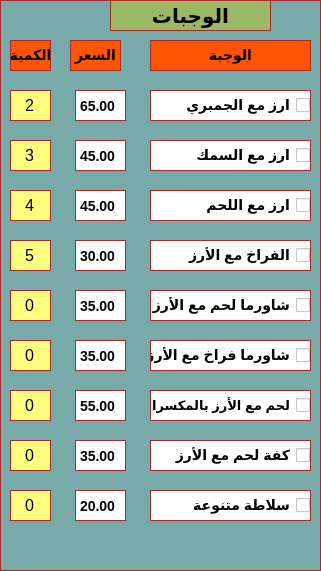
          <widget class="QGroupBox" name="groupBox">
           <property name="geometry">
            <rect>
             <x>873</x>
             <y>100</y>
             <width>321</width>
             <height>571</height>
            </rect>
           </property>
           <property name="font">
            <font>
             <family>DecoType Naskh</family>
             <pointsize>18</pointsize>
            </font>
           </property>
           <property name="layoutDirection">
            <enum>Qt::RightToLeft</enum>
           </property>
           <property name="styleSheet">
            <string notr="true">background-color: rgb(120,170, 170);
border:1px solid brown;</string>
           </property>
           <property name="title">
            <string/>
           </property>
           <property name="alignment">
            <set>Qt::AlignLeading|Qt::AlignLeft|Qt::AlignTop</set>
           </property>
           <property name="flat">
            <bool>true</bool>
           </property>
           <widget class="QCheckBox" name="chkShrimp">
            <property name="geometry">
             <rect>
              <x>150</x>
              <y>90</y>
              <width>161</width>
              <height>31</height>
             </rect>
            </property>
            <property name="font">
             <font>
              <pointsize>-1</pointsize>
              <weight>75</weight>
              <italic>false</italic>
              <bold>true</bold>
             </font>
            </property>
            <property name="styleSheet">
             <string notr="true">background-color: rgb(255, 255, 255);
font:bold;
font-size:14px;

</string>
            </property>
            <property name="text">
             <string>ارز مع الجمبري</string>
            </property>
           </widget>
           <widget class="QCheckBox" name="chkBeef">
            <property name="geometry">
             <rect>
              <x>150</x>
              <y>190</y>
              <width>161</width>
              <height>31</height>
             </rect>
            </property>
            <property name="font">
             <font>
              <pointsize>-1</pointsize>
              <weight>75</weight>
              <italic>false</italic>
              <bold>true</bold>
             </font>
            </property>
            <property name="styleSheet">
             <string notr="true">background-color: rgb(255, 255, 255);
font:bold;
font-size:14px;

</string>
            </property>
            <property name="text">
             <string>ارز مع اللحم</string>
            </property>
           </widget>
           <widget class="QCheckBox" name="chkFish">
            <property name="geometry">
             <rect>
              <x>150</x>
              <y>140</y>
              <width>161</width>
              <height>31</height>
             </rect>
            </property>
            <property name="font">
             <font>
              <pointsize>-1</pointsize>
              <weight>75</weight>
              <italic>false</italic>
              <bold>true</bold>
             </font>
            </property>
            <property name="styleSheet">
             <string notr="true">background-color: rgb(255, 255, 255);
font:bold;
font-size:14px;
</string>
            </property>
            <property name="text">
             <string>ارز مع السمك</string>
            </property>
           </widget>
           <widget class="QCheckBox" name="chkChicken">
            <property name="geometry">
             <rect>
              <x>150</x>
              <y>240</y>
              <width>161</width>
              <height>31</height>
             </rect>
            </property>
            <property name="font">
             <font>
              <pointsize>-1</pointsize>
              <weight>75</weight>
              <italic>false</italic>
              <bold>true</bold>
             </font>
            </property>
            <property name="styleSheet">
             <string notr="true">background-color: rgb(255, 255, 255);
font:bold;
font-size:14px;</string>
            </property>
            <property name="text">
             <string>الفراخ مع الأرز</string>
            </property>
           </widget>
           <widget class="QCheckBox" name="chkBeefChawarma">
            <property name="geometry">
             <rect>
              <x>150</x>
              <y>290</y>
              <width>161</width>
              <height>31</height>
             </rect>
            </property>
            <property name="font">
             <font>
              <pointsize>-1</pointsize>
              <weight>75</weight>
              <italic>false</italic>
              <bold>true</bold>
             </font>
            </property>
            <property name="styleSheet">
             <string notr="true">background-color: rgb(255, 255, 255);
font:bold;
font-size:14px;</string>
            </property>
            <property name="text">
             <string>شاورما لحم مع الأرز</string>
            </property>
           </widget>
           <widget class="QCheckBox" name="chkMeatKofta">
            <property name="geometry">
             <rect>
              <x>150</x>
              <y>440</y>
              <width>161</width>
              <height>31</height>
             </rect>
            </property>
            <property name="font">
             <font>
              <pointsize>-1</pointsize>
              <weight>75</weight>
              <italic>false</italic>
              <bold>true</bold>
             </font>
            </property>
            <property name="styleSheet">
             <string notr="true">background-color: rgb(255, 255, 255);
font:bold;
font-size:14px;</string>
            </property>
            <property name="text">
             <string>كفة لحم مع الأرز</string>
            </property>
           </widget>
           <widget class="QCheckBox" name="chkMeatRiceNuts">
            <property name="geometry">
             <rect>
              <x>150</x>
              <y>390</y>
              <width>161</width>
              <height>31</height>
             </rect>
            </property>
            <property name="font">
             <font>
              <pointsize>-1</pointsize>
              <weight>75</weight>
              <italic>false</italic>
              <bold>true</bold>
             </font>
            </property>
            <property name="styleSheet">
             <string notr="true">background-color: rgb(255, 255, 255);
font:bold;
font-size:13px;</string>
            </property>
            <property name="text">
             <string>لحم مع الأرز بالمكسرات</string>
            </property>
           </widget>
           <widget class="QCheckBox" name="chkChickenChawarma">
            <property name="geometry">
             <rect>
              <x>150</x>
              <y>340</y>
              <width>161</width>
              <height>31</height>
             </rect>
            </property>
            <property name="font">
             <font>
              <pointsize>-1</pointsize>
              <weight>75</weight>
              <italic>false</italic>
              <bold>true</bold>
             </font>
            </property>
            <property name="styleSheet">
             <string notr="true">background-color: rgb(255, 255, 255);
font:bold;
font-size:14px;</string>
            </property>
            <property name="text">
             <string>شاورما فراخ مع الأرز</string>
            </property>
           </widget>
           <widget class="QLineEdit" name="chkShrimpQuant">
            <property name="geometry">
             <rect>
              <x>10</x>
              <y>90</y>
              <width>41</width>
              <height>31</height>
             </rect>
            </property>
            <property name="font">
             <font>
              <pointsize>12</pointsize>
             </font>
            </property>
            <property name="styleSheet">
             <string notr="true">background-color: rgb(255, 255, 127);</string>
            </property>
            <property name="text">
             <string>2</string>
            </property>
            <property name="maxLength">
             <number>32771</number>
            </property>
            <property name="alignment">
             <set>Qt::AlignCenter</set>
            </property>
           </widget>
           <widget class="QLineEdit" name="chkFishQuant">
            <property name="geometry">
             <rect>
              <x>10</x>
              <y>140</y>
              <width>41</width>
              <height>31</height>
             </rect>
            </property>
            <property name="font">
             <font>
              <pointsize>12</pointsize>
             </font>
            </property>
            <property name="styleSheet">
             <string notr="true">background-color: rgb(255, 255, 127);</string>
            </property>
            <property name="text">
             <string>3</string>
            </property>
            <property name="maxLength">
             <number>32771</number>
            </property>
            <property name="alignment">
             <set>Qt::AlignCenter</set>
            </property>
           </widget>
           <widget class="QLineEdit" name="chkBeefQuant">
            <property name="geometry">
             <rect>
              <x>10</x>
              <y>190</y>
              <width>41</width>
              <height>31</height>
             </rect>
            </property>
            <property name="font">
             <font>
              <pointsize>12</pointsize>
             </font>
            </property>
            <property name="styleSheet">
             <string notr="true">background-color: rgb(255, 255, 127);</string>
            </property>
            <property name="text">
             <string>4</string>
            </property>
            <property name="maxLength">
             <number>32771</number>
            </property>
            <property name="alignment">
             <set>Qt::AlignCenter</set>
            </property>
           </widget>
           <widget class="QLineEdit" name="chkChickenQuant">
            <property name="geometry">
             <rect>
              <x>10</x>
              <y>240</y>
              <width>41</width>
              <height>31</height>
             </rect>
            </property>
            <property name="font">
             <font>
              <pointsize>12</pointsize>
             </font>
            </property>
            <property name="styleSheet">
             <string notr="true">background-color: rgb(255, 255, 127);</string>
            </property>
            <property name="text">
             <string>5</string>
            </property>
            <property name="maxLength">
             <number>32771</number>
            </property>
            <property name="alignment">
             <set>Qt::AlignCenter</set>
            </property>
           </widget>
           <widget class="QLineEdit" name="chkBeefChawarmaQuant">
            <property name="geometry">
             <rect>
              <x>10</x>
              <y>290</y>
              <width>41</width>
              <height>31</height>
             </rect>
            </property>
            <property name="font">
             <font>
              <pointsize>12</pointsize>
             </font>
            </property>
            <property name="styleSheet">
             <string notr="true">background-color: rgb(255, 255, 127);</string>
            </property>
            <property name="text">
             <string>0</string>
            </property>
            <property name="maxLength">
             <number>32771</number>
            </property>
            <property name="alignment">
             <set>Qt::AlignCenter</set>
            </property>
           </widget>
           <widget class="QLineEdit" name="chkChickenChawarmaQuant">
            <property name="geometry">
             <rect>
              <x>10</x>
              <y>340</y>
              <width>41</width>
              <height>31</height>
             </rect>
            </property>
            <property name="font">
             <font>
              <pointsize>12</pointsize>
             </font>
            </property>
            <property name="styleSheet">
             <string notr="true">background-color: rgb(255, 255, 127);</string>
            </property>
            <property name="text">
             <string>0</string>
            </property>
            <property name="maxLength">
             <number>32771</number>
            </property>
            <property name="alignment">
             <set>Qt::AlignCenter</set>
            </property>
           </widget>
           <widget class="QLineEdit" name="chkMeatRiceNutsQuant">
            <property name="geometry">
             <rect>
              <x>10</x>
              <y>390</y>
              <width>41</width>
              <height>31</height>
             </rect>
            </property>
            <property name="font">
             <font>
              <pointsize>12</pointsize>
             </font>
            </property>
            <property name="styleSheet">
             <string notr="true">background-color: rgb(255, 255, 127);</string>
            </property>
            <property name="text">
             <string>0</string>
            </property>
            <property name="maxLength">
             <number>32771</number>
            </property>
            <property name="alignment">
             <set>Qt::AlignCenter</set>
            </property>
           </widget>
           <widget class="QLineEdit" name="chkMeatKoftaQuant">
            <property name="geometry">
             <rect>
              <x>10</x>
              <y>440</y>
              <width>41</width>
              <height>31</height>
             </rect>
            </property>
            <property name="font">
             <font>
              <pointsize>12</pointsize>
             </font>
            </property>
            <property name="styleSheet">
             <string notr="true">background-color: rgb(255, 255, 127);</string>
            </property>
            <property name="text">
             <string>0</string>
            </property>
            <property name="maxLength">
             <number>32771</number>
            </property>
            <property name="alignment">
             <set>Qt::AlignCenter</set>
            </property>
           </widget>
           <widget class="QLabel" name="chkBeefChawarmaPrice">
            <property name="geometry">
             <rect>
              <x>75</x>
              <y>290</y>
              <width>51</width>
              <height>31</height>
             </rect>
            </property>
            <property name="font">
             <font>
              <pointsize>-1</pointsize>
              <weight>75</weight>
              <italic>false</italic>
              <bold>true</bold>
             </font>
            </property>
            <property name="styleSheet">
             <string notr="true">background-color: rgb(255, 255, 255);
font-size:14px;
font:bold;
</string>
            </property>
            <property name="text">
             <string>35.00</string>
            </property>
           </widget>
           <widget class="QLabel" name="chkChickenChawarmaPrice">
            <property name="geometry">
             <rect>
              <x>75</x>
              <y>340</y>
              <width>51</width>
              <height>31</height>
             </rect>
            </property>
            <property name="font">
             <font>
              <pointsize>-1</pointsize>
              <weight>75</weight>
              <italic>false</italic>
              <bold>true</bold>
             </font>
            </property>
            <property name="styleSheet">
             <string notr="true">background-color: rgb(255, 255, 255);
font-size:14px;
font:bold;
</string>
            </property>
            <property name="text">
             <string>35.00</string>
            </property>
           </widget>
           <widget class="QLabel" name="chkShrimpPrice">
            <property name="geometry">
             <rect>
              <x>75</x>
              <y>90</y>
              <width>51</width>
              <height>31</height>
             </rect>
            </property>
            <property name="font">
             <font>
              <pointsize>-1</pointsize>
              <weight>75</weight>
              <italic>false</italic>
              <bold>true</bold>
             </font>
            </property>
            <property name="styleSheet">
             <string notr="true">background-color: rgb(255, 255, 255);
font-size:14px;
font:bold;
</string>
            </property>
            <property name="text">
             <string>65.00</string>
            </property>
           </widget>
           <widget class="QLabel" name="chkFishPrice">
            <property name="geometry">
             <rect>
              <x>75</x>
              <y>140</y>
              <width>51</width>
              <height>31</height>
             </rect>
            </property>
            <property name="font">
             <font>
              <pointsize>-1</pointsize>
              <weight>75</weight>
              <italic>false</italic>
              <bold>true</bold>
             </font>
            </property>
            <property name="styleSheet">
             <string notr="true">background-color: rgb(255, 255, 255);
font-size:14px;
font:bold;
</string>
            </property>
            <property name="text">
             <string>45.00</string>
            </property>
           </widget>
           <widget class="QLabel" name="chkBeefPrice">
            <property name="geometry">
             <rect>
              <x>75</x>
              <y>190</y>
              <width>51</width>
              <height>31</height>
             </rect>
            </property>
            <property name="font">
             <font>
              <pointsize>-1</pointsize>
              <weight>75</weight>
              <italic>false</italic>
              <bold>true</bold>
             </font>
            </property>
            <property name="styleSheet">
             <string notr="true">background-color: rgb(255, 255, 255);
font-size:14px;
font:bold;
</string>
            </property>
            <property name="text">
             <string>45.00</string>
            </property>
           </widget>
           <widget class="QLabel" name="chkChickenPrice">
            <property name="geometry">
             <rect>
              <x>75</x>
              <y>240</y>
              <width>51</width>
              <height>31</height>
             </rect>
            </property>
            <property name="font">
             <font>
              <pointsize>-1</pointsize>
              <weight>75</weight>
              <italic>false</italic>
              <bold>true</bold>
             </font>
            </property>
            <property name="styleSheet">
             <string notr="true">background-color: rgb(255, 255, 255);
font-size:14px;
font:bold;
</string>
            </property>
            <property name="text">
             <string>30.00</string>
            </property>
           </widget>
           <widget class="QLabel" name="chkMeatRiceNutsPrice">
            <property name="geometry">
             <rect>
              <x>75</x>
              <y>390</y>
              <width>51</width>
              <height>31</height>
             </rect>
            </property>
            <property name="font">
             <font>
              <pointsize>-1</pointsize>
              <weight>75</weight>
              <italic>false</italic>
              <bold>true</bold>
             </font>
            </property>
            <property name="styleSheet">
             <string notr="true">background-color: rgb(255, 255, 255);
font-size:14px;
font:bold;
</string>
            </property>
            <property name="text">
             <string>55.00</string>
            </property>
           </widget>
           <widget class="QLabel" name="chkMeatKoftaPrice">
            <property name="geometry">
             <rect>
              <x>75</x>
              <y>440</y>
              <width>51</width>
              <height>31</height>
             </rect>
            </property>
            <property name="font">
             <font>
              <pointsize>-1</pointsize>
              <weight>75</weight>
              <italic>false</italic>
              <bold>true</bold>
             </font>
            </property>
            <property name="styleSheet">
             <string notr="true">background-color: rgb(255, 255, 255);
font-size:14px;
font:bold;
</string>
            </property>
            <property name="text">
             <string>35.00</string>
            </property>
           </widget>
           <widget class="QLabel" name="chkVegetablesPrice">
            <property name="geometry">
             <rect>
              <x>75</x>
              <y>490</y>
              <width>51</width>
              <height>31</height>
             </rect>
            </property>
            <property name="font">
             <font>
              <pointsize>-1</pointsize>
              <weight>75</weight>
              <italic>false</italic>
              <bold>true</bold>
             </font>
            </property>
            <property name="styleSheet">
             <string notr="true">background-color: rgb(255, 255, 255);
font-size:14px;
font:bold;
</string>
            </property>
            <property name="text">
             <string>20.00</string>
            </property>
           </widget>
           <widget class="QLineEdit" name="chkVegetablesQuant">
            <property name="geometry">
             <rect>
              <x>10</x>
              <y>490</y>
              <width>41</width>
              <height>31</height>
             </rect>
            </property>
            <property name="font">
             <font>
              <pointsize>12</pointsize>
             </font>
            </property>
            <property name="styleSheet">
             <string notr="true">background-color: rgb(255, 255, 127);</string>
            </property>
            <property name="text">
             <string>0</string>
            </property>
            <property name="maxLength">
             <number>32771</number>
            </property>
            <property name="alignment">
             <set>Qt::AlignCenter</set>
            </property>
           </widget>
           <widget class="QCheckBox" name="chkVegetables">
            <property name="geometry">
             <rect>
              <x>150</x>
              <y>490</y>
              <width>161</width>
              <height>31</height>
             </rect>
            </property>
            <property name="font">
             <font>
              <pointsize>-1</pointsize>
              <weight>75</weight>
              <italic>false</italic>
              <bold>true</bold>
             </font>
            </property>
            <property name="styleSheet">
             <string notr="true">background-color: rgb(255, 255, 255);
font:bold;
font-size:14px;</string>
            </property>
            <property name="text">
             <string>سلاطة متنوعة</string>
            </property>
           </widget>
           <widget class="QLabel" name="label1_27">
            <property name="geometry">
             <rect>
              <x>10</x>
              <y>40</y>
              <width>41</width>
              <height>31</height>
             </rect>
            </property>
            <property name="font">
             <font>
              <pointsize>-1</pointsize>
              <weight>75</weight>
              <italic>false</italic>
              <bold>true</bold>
             </font>
            </property>
            <property name="styleSheet">
             <string notr="true">background-color: rgb(255, 255, 255);
background-color: rgb(255, 85, 0);
font-size:14px;
font:bold;
</string>
            </property>
            <property name="text">
             <string>الكمية</string>
            </property>
            <property name="alignment">
             <set>Qt::AlignCenter</set>
            </property>
           </widget>
           <widget class="QLabel" name="label1_28">
            <property name="geometry">
             <rect>
              <x>70</x>
              <y>40</y>
              <width>51</width>
              <height>31</height>
             </rect>
            </property>
            <property name="font">
             <font>
              <pointsize>-1</pointsize>
              <weight>75</weight>
              <italic>false</italic>
              <bold>true</bold>
             </font>
            </property>
            <property name="styleSheet">
             <string notr="true">background-color: rgb(255, 255, 255);
background-color: rgb(255, 85, 0);
font-size:14px;
font:bold;
</string>
            </property>
            <property name="text">
             <string>السعر</string>
            </property>
            <property name="alignment">
             <set>Qt::AlignCenter</set>
            </property>
           </widget>
           <widget class="QLabel" name="label1_31">
            <property name="geometry">
             <rect>
              <x>150</x>
              <y>40</y>
              <width>161</width>
              <height>31</height>
             </rect>
            </property>
            <property name="font">
             <font>
              <pointsize>-1</pointsize>
              <weight>75</weight>
              <italic>false</italic>
              <bold>true</bold>
             </font>
            </property>
            <property name="styleSheet">
             <string notr="true">background-color: rgb(255, 255, 255);
background-color: rgb(255, 85, 0);
font-size:14px;
font:bold;
</string>
            </property>
            <property name="text">
             <string>الوجبة</string>
            </property>
            <property name="alignment">
             <set>Qt::AlignCenter</set>
            </property>
           </widget>
           <widget class="QLabel" name="label1_32">
            <property name="geometry">
             <rect>
              <x>110</x>
              <y>0</y>
              <width>161</width>
              <height>31</height>
             </rect>
            </property>
            <property name="font">
             <font>
              <pointsize>-1</pointsize>
              <weight>75</weight>
              <italic>false</italic>
              <bold>true</bold>
             </font>
            </property>
            <property name="styleSheet">
             <string notr="true">
background-color: rgb(155, 185,100);
font-size:20px;
font:bold;
</string>
            </property>
            <property name="text">
             <string>الوجبات</string>
            </property>
            <property name="alignment">
             <set>Qt::AlignCenter</set>
            </property>
           </widget>
          </widget>
